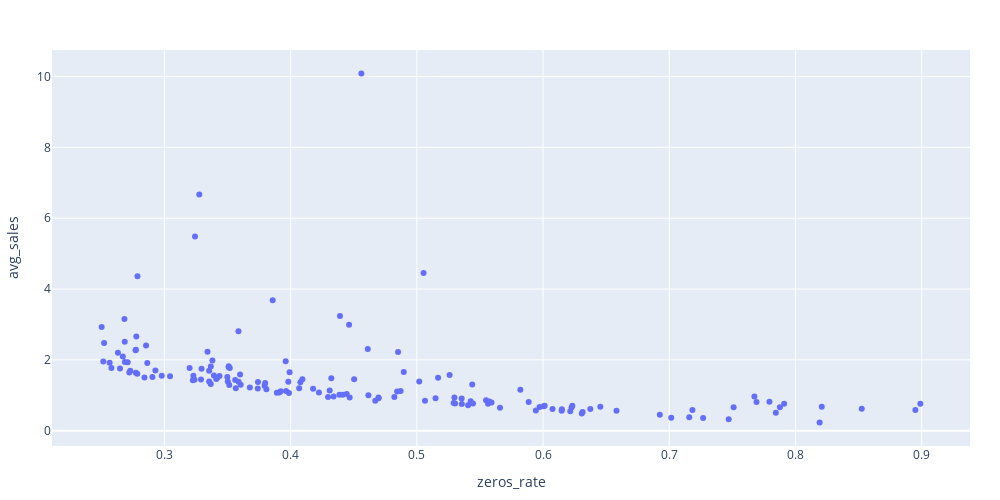

Write notebook code for a chart like this one.
### Code cell
temp = (temp.merge((train.groupby(group)['sales'].mean()
                    .reset_index()), 
                    on=group, how='left')
        .rename(columns={'sales': 'avg_sales'}))

(px.scatter(data_frame=temp[temp['zeros_rate'].gt(.25)], x='zeros_rate', y='avg_sales')
 .update_layout(margin=margin))

### Figure 1 — Plotly figure (JSON) as saved in the notebook; plotly's stock layout.template omitted (floating-point values rounded to 4 significant figures; data arrays with more than 128 entries replaced by an {"elided": "..."} marker saying what was removed)
{"data": [{"hovertemplate": "zeros_rate=%{x}<br>avg_sales=%{y}<extra></extra>", "legendgroup": "", "marker": {"color": "#636efa", "symbol": "circle"}, "mode": "markers", "name": "", "orientation": "v", "showlegend": false, "type": "scatter", "x": {"elided": "154 float values"}, "xaxis": "x", "y": {"elided": "154 float values"}, "yaxis": "y"}], "layout": {"height": 500, "legend": {"tracegroupgap": 0}, "margin": {"b": 30, "l": 30, "r": 30, "t": 50}, "width": 1000, "xaxis": {"anchor": "y", "domain": [0, 1], "title": {"text": "zeros_rate"}}, "yaxis": {"anchor": "x", "domain": [0, 1], "title": {"text": "avg_sales"}}}}
